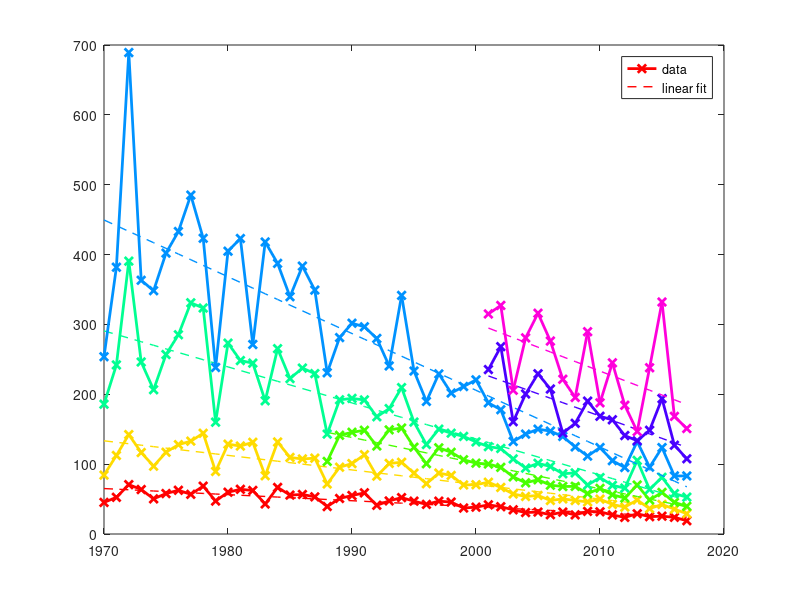

Source code (MATLAB): (Note: this script raises an error after producing the figure.)
err1 = importdata('track_errors.txt');
err2 = importdata('track_errors2.txt');
err3 = importdata('track_errors3.txt');

err_h0 = vertcat(err1(:, 2), err2(:, 2), err3(:, 2));
err_h12 = vertcat(err1(:, 4), err2(:, 4), err3(:, 4));
err_h24 = vertcat(err1(:, 6), err2(:, 6), err3(:, 6));
err_h36 = vertcat(NaN(size(err1, 1), 1), err2(:, 8), err3(:, 8));
err_h48 = vertcat(err1(:, 8), err2(:, 10), err3(:, 10));
err_h72 = vertcat(err1(:, 10), err2(:, 12), err3(:, 12));
err_h96 = vertcat(NaN(size(err1, 1), 1), NaN(size(err2, 1), 1), err3(:, 14));
err_h120 = vertcat(NaN(size(err1, 1), 1), NaN(size(err2, 1), 1), err3(:, 16));
years = 1970:2017;

errs = horzcat(err_h12, err_h24, err_h36, err_h48, err_h72, err_h96, err_h120);
l_colors = hsv(size(errs, 2));
hs = zeros(size(errs, 2), 1);

figure('units','normalized','outerposition',[0 0 0.7 0.7]);
for i = 1:size(errs, 2)
    xx = years(~isnan(errs(:, i)));
    yy = errs(~isnan(errs(:, i)), i);
    
    p = polyfit(xx', yy,1); 
    f = polyval(p,xx); 
    plot(xx', yy, '-x', 'Color', l_colors(i, :), 'Linewidth', 2); hold on;
    hs(i) = plot(xx',f,'--', 'Color', l_colors(i, :), 'Linewidth', 1);
    legend('data','linear fit') 
end
legend(hs, strcat(arr_to_cell_str([12 24 36 48 72 96 120]), 'h'), ...
       'Orientation', 'Horizontal')
set(gca, 'Fontsize', 20, 'Fontweight', 'Bold'); grid on;
ylabel('Forecast Error (n mi)'); xlabel('Year'); 
xlim([min(years) max(years)]); ylim([0 500]);